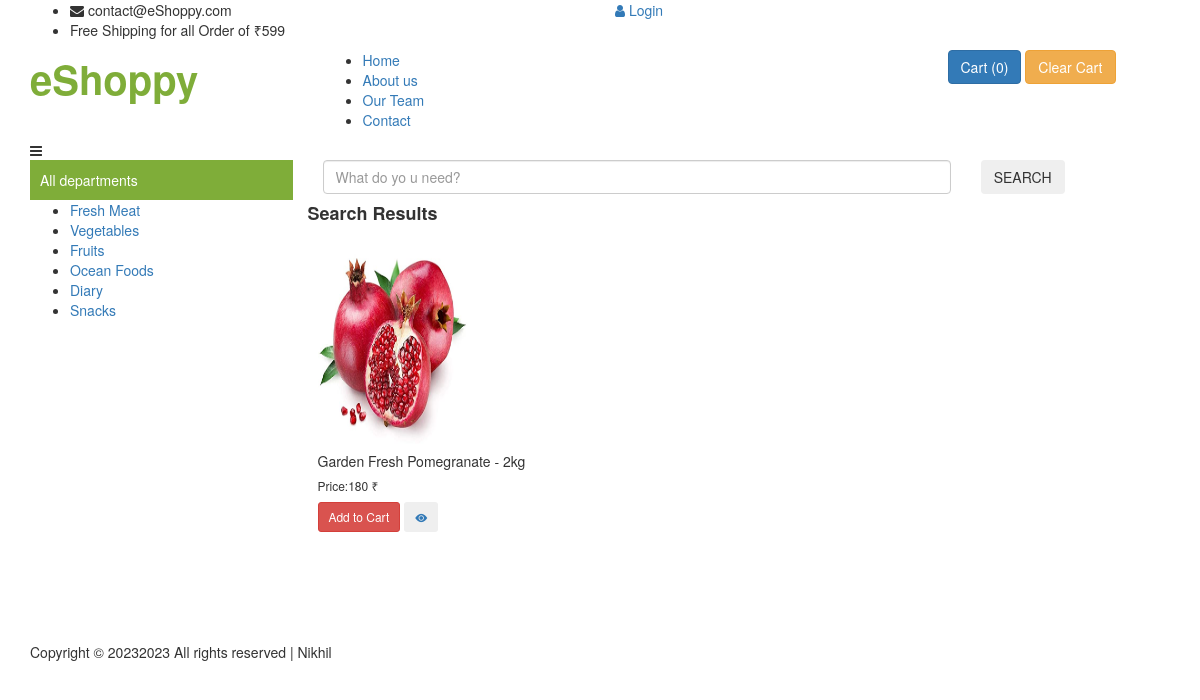
/search/Garden Fresh Pomegranate - 2kg, run on the app's committed database.
### app/models.py (models this page shows, shortened)
class Product(models.Model):
    product_id = models.AutoField
    brand = models.CharField(max_length=100)
    product_name = models.CharField(max_length=100)
    category = models.ForeignKey(
        'Category',
        on_delete=models.CASCADE,
    )
    deals = models.CharField(max_length=100, default="")
    price = models.IntegerField(default=0)
    desc = models.CharField(max_length=300)
    image = models.ImageField(upload_to='images')

### app/views.py (the view)
# urls.py: path('search/<name>', views.BySearch, name='Category'),
def BySearch(request, name):
    catprods = Product.objects.filter(product_name__icontains=name)
    params = {'allProds': catprods}
    return render(request, "search.html", params)

### templates/search.html (shortened to what this page needs)
{% extends 'base.html' %}
{% load static %}
{% block body %}
<section id="portfolio" class="portfolio">
    <div class="row">
        <h4 class="my-3  text-dark " style="font-weight: 600; ">
            Search Results
        </h4>
        {% for i in allProds %}
        <div class="col-md-4" style="padding: 10px;">
            <div class="p-4">
                <img src="/media/{{i.image}}" class="card-img-top" alt="not found" height="200px" width="150px" />
                <div class="card-body">
                    <h5 class="card-title text-blaack mt-2" id="namepr{{i.id}}">
                        {{i.product_name}}
                    </h5>
                    <h6 class="card-title mt-3 mb-3">
                        Price:<span id="pricepr{{i.id}}">{{i.price}}</span> ₹
                    </h6>
                    <span id="divpr{{i.id}}" class="divpr">
                        <button id="pr{{i.id}}" class="btn btn-danger cart btn-sm mt-0">
                            Add to Cart
                        </button>
                    </span>
                    <a href="/media/{{i.image}}">
                        <button class="btn btn-dark btn-sm cart"><i class="bi bi-eye-fill"></i></button></a>
                </div>
            </div>
        </div>
        {% endfor %}
    </div>
</section>
{% endblock body %}

### templates/base.html (style rules this page uses)
a:link { text-decoration: none; }

### data on the page
Product: image (picture), product_name "Garden Fresh Pomegranate - 2kg", price "180"
